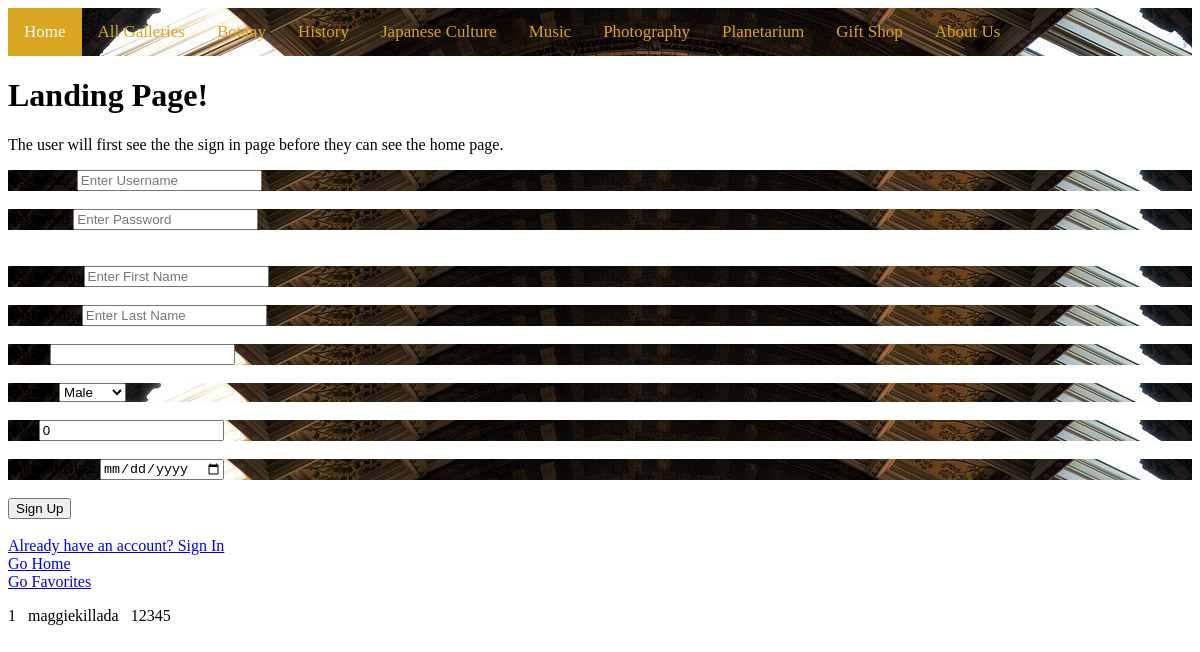
The app's page /landing_page, older data.
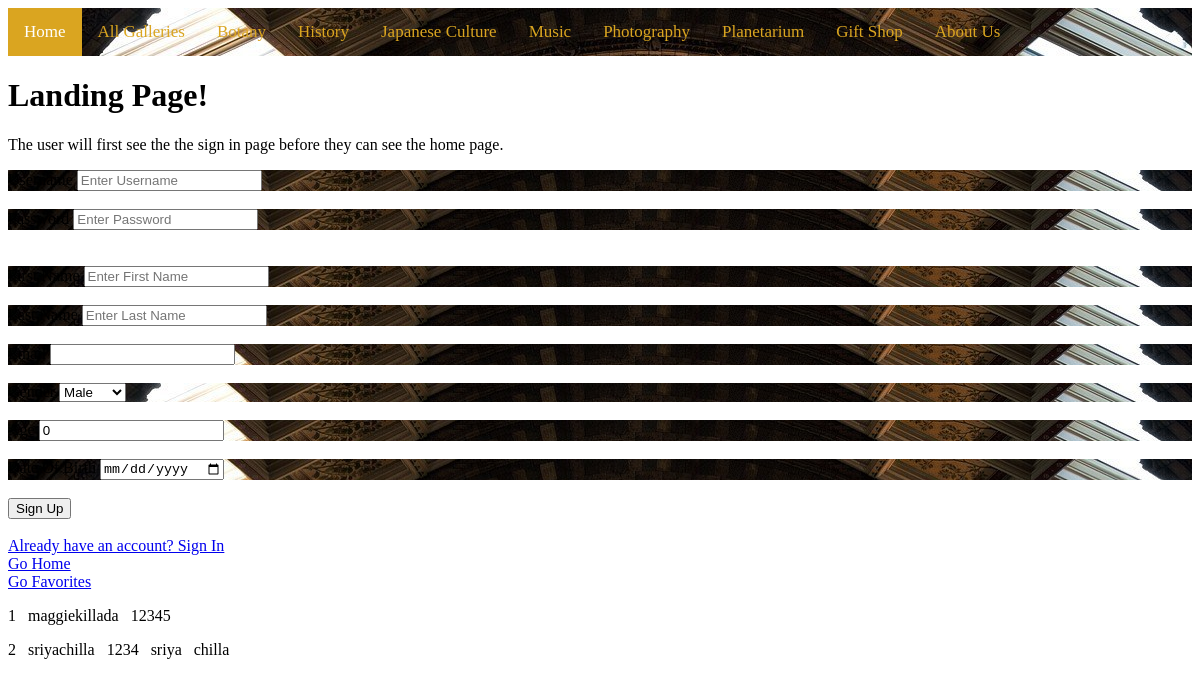
The same page, newer data.
### app.py (models this page shows, shortened)
class User(db.Model):
    userid = db.Column(db.Integer, primary_key=True, autoincrement=True)
    username = db.Column(db.String(255), unique=True, nullable=False)
    passwd = db.Column(db.String(255), unique=True, nullable=False)
    firstname = db.Column(db.String(255), nullable=False)
    lastname = db.Column(db.String(255), nullable=False)
    email_address = db.Column(db.String(255), unique=True, nullable=True)
    gender = db.Column(db.String(10), unique=False, nullable=True)
    age = db.Column(db.Integer, unique=False, nullable=True)
    dob = db.Column(db.DateTime, unique=False, nullable=True)

### app.py (the view, shortened to what this page needs)
@app.route('/')
@app.route('/landing_page', methods=["GET", "POST"])
def landing_page():
    users = None
    users = User.query.all()
    return render_template("landing_page.html", users=users)

### templates/landing_page.html (shortened to what this page needs)
<!DOCTYPE html>
<html>
<head>
</head>
<body>
{% include 'nav.html' %}
    <h1>Landing Page!</h1>
    <p>The user will first see the the sign in page before they can see the home page.</p>
    <form ID="myForm" action="/landing_page" method="POST">
        <div>
            <label>Username</label>
            <input type="text" name="username" placeholder="Enter Username" required>
        </div>
        <br>
        <div>
            <label>Password</label>
            <input type="password" name="passwd" placeholder="Enter Password" required>
        </div>
        <br>
        <br>
        <div>
            <label>First Name</label>
            <input type="text" name="firstName" placeholder="Enter First Name" required>
        </div>
        <br>
        <div>
            <label>Last Name</label>
            <input type="text" name="lastName" placeholder="Enter Last Name" required>
        </div>
        <br>
        <div>
            <label>Email</label>
            <input type="email" name="email" required>
        </div>
        <br>
        <div>
            <label>Gender</label>
            <select name="gender">
                <option value="male">Male</option>
            </select>
        </div>
        <br>
        <div>
            <label>Age</label>
            <input type="number" name="age" value="0">
        </div>
        <br>
        <div>
            <label>Date Of Birth</label>
            <input type="date" name="birthday">
        </div>
        <br>
        <input type="Submit" name="Submit" value="Sign Up">
    </form>
<br>
<a href = "/signin">Already have an account? Sign In</a>
<br>
<a href="/home">Go Home</a>
<br>
<a href="/favorites">Go Favorites</a>
{% for usr in users %}
    <p>
        <span>{{usr.userid}}</span> &nbsp;
        <span>{{usr.username}}</span> &nbsp;
        <span>{{usr.passwd}}</span> &nbsp;
        <span>{{usr.firstname}}</span> &nbsp;
        <span>{{usr.lastname}}</span> &nbsp;
    </p>
{% endfor %}
</body>
</html>

### templates/nav.html (shortened to what this page needs)
<!DOCTYPE html>
<html lang="en">
<head>
    <div class="topnav">
        <a class="active" href="home">Home</a>
        <a href="all_galleries">All Galleries</a>
        <a href="botany">Botany</a>
        <a href="history">History</a>
        <a href="japanese_culture">Japanese Culture</a>
        <a href="music">Music</a>
        <a href="photography">Photography</a>
        <a href="planetarium">Planetarium</a>
        <a href="gift_shop">Gift Shop</a>
        <a href="about_us">About Us</a>
    </div>
</head>
</html>

### templates/landing_page.html (style rules this page uses)
div { background-image: url('muse.jpg'); }
.topnav { overflow: hidden; background-color: #4F4F4F; }
.topnav a { float: left; color: GoldenRod; text-align: center; padding: 14px 16px; text-decoration: none; font-size: 17px; }
.topnav a.active { background-color: GoldenRod; color: white; }

Row changes from the older to the newer data that the page shows:
added User: userid "2", username "sriyachilla", passwd "1234", firstname "sriya", lastname "chilla"
